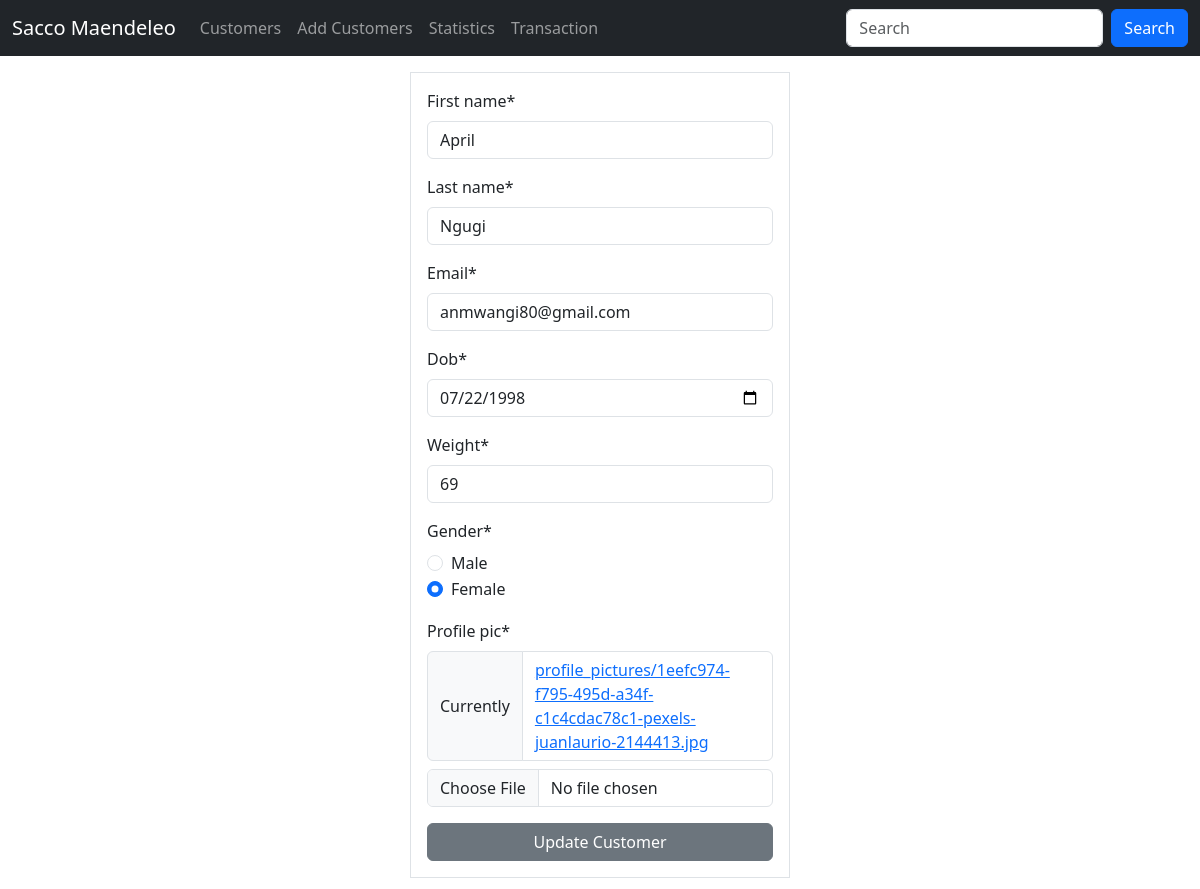
Screenshot of /customer/update/209 (signed in) with the database file from the repository.
### app/models.py (models this page shows, shortened)
class Customer(models.Model):
    first_name = models.CharField(max_length=30)
    last_name = models.CharField(max_length=30)
    email = models.EmailField(unique=True)
    dob = models.DateField()
    gender = models.CharField(max_length=10)
    weight = models.IntegerField(default=0)
    profile_pic = models.ImageField(upload_to=generate_unique_name, null=True)
    created_at = models.DateTimeField(auto_now_add=True)
    update_at = models.DateTimeField(auto_now=True)
    class Meta:
        db_table = 'customers'

### app/views.py (the view)
# urls.py: path('customer/update/<int:customer_id>', views.update_customer, name='update_customer'),
@login_required
@permission_required("app.change_customer", raise_exception=True)
def update_customer(request, customer_id):
    customer = get_object_or_404(Customer, id=customer_id)
    if request.method == 'POST':
        form = CustomerForm(request.POST, request.FILES, instance=customer)
        if form.is_valid():
            form.save()
            messages.info(request, f"Customer {form.cleaned_data['first_name']} successfully updated!")
            return redirect('customers')
    else:
        form = CustomerForm(instance=customer)
    return render(request, 'customer_update_form.html', context={"form": form})

### app/app_forms.py
class CustomerForm(forms.ModelForm):
    gender = forms.ChoiceField(choices=GENDER_CHOICES, widget=forms.RadioSelect)
    class Meta:
        model = Customer
        fields = ['first_name', 'last_name', 'email', 'dob', 'weight', 'gender', 'profile_pic']
        widgets = {
            'dob': forms.DateInput(attrs={'type': 'date', 'min': '1980-01-01', 'max': '2005-12-31'}),
            'weight': forms.NumberInput(attrs={'type': 'number', 'min': '35', 'max': '100'}),
            'gender': forms.Select(choices=GENDER_CHOICES),
        }

### templates/customer_update_form.html (shortened to what this page needs)
{% extends 'master.html' %}
{% load crispy_forms_filters %}
{% block content %}
    <div class="container">
        <div class="row justify-content-center">
            <div class="col-sm-4 border p-3 my-3">
                <form action="" method="post">
                    {{ form | crispy }}
                    <button class="btn btn-secondary w-100">Update Customer</button>
                </form>
            </div>
        </div>
    </div>
{% endblock %}

### templates/master.html (style rules this page uses)
legend { font-size: 1rem; }

### rows the page displays
Customer: first_name "April", last_name "Ngugi", email "anmwangi80@gmail.com", dob "07/22/1998", weight "69", gender "☐ Male ☑ Female"
